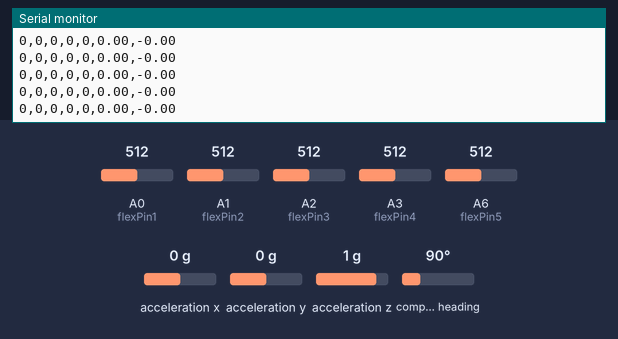
The sketch below on a simulated Arduino Nano, built with avr-gcc and run on an emulated ATmega328P. Parts: the last lines printed to the serial monitor. The inputs (shaded band) are chosen by the test bench; at power-on: A1 (flexPin2) = 512, A3 (flexPin4) = 512, A0 (flexPin1) = 512, A2 (flexPin3) = 512, A6 (flexPin5) = 512, acceleration x 0 g, acceleration y 0 g, acceleration z 1 g, compass heading 90°.

Above: at 11.3 s.
11.4 s: A1 (flexPin2) set to 537
At 12.2 s:
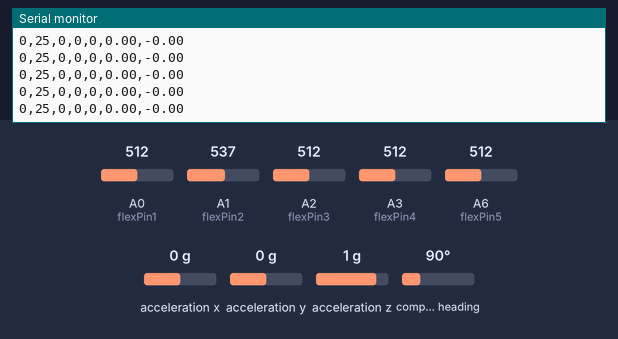
12.9 s: A3 (flexPin4) set to 603
At 13.6 s:
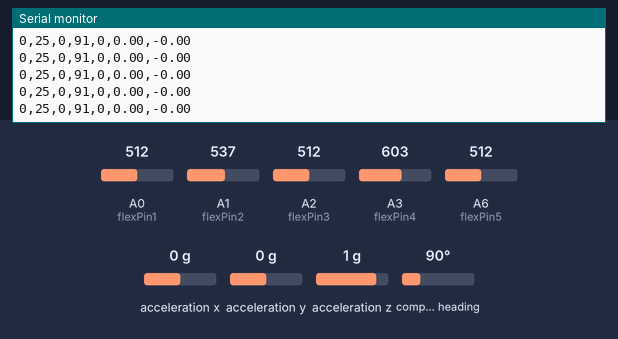
14.4 s: A3 (flexPin4) set to 621
At 15.2 s:
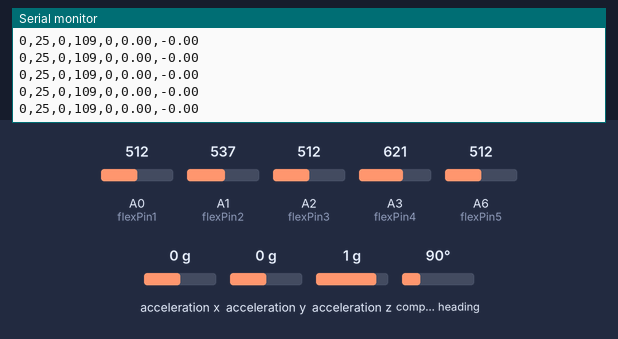
Timing chart, 0 to 16.9 s (numbered marks = the images above; inputs shaded):
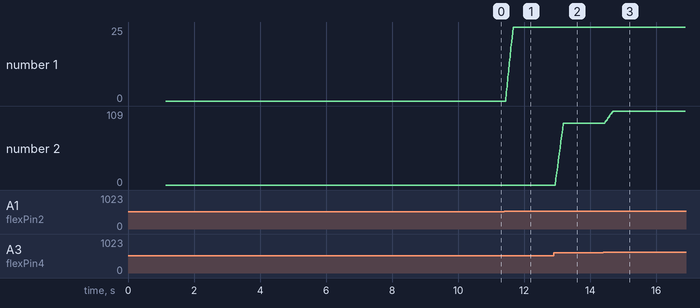

Measured:
- after the input at 11.4 s, the serial monitor: prints a new line after 0.06 s (image 1)
- after the input at 12.9 s, the serial monitor: prints a new line after 0.06 s (image 2)
- after the input at 14.4 s, the serial monitor: prints a new line after 0.06 s (image 3)
- plotted number 1: 0 → 25 after the input at 11.4 s
- plotted number 2: 0 → 91 after the input at 12.9 s, 91 → 109 after the input at 14.4 s

The sketch:

VR_Gloves.ino
```cpp
#include <movingAvg.h>
#include <Adafruit_Sensor.h>
#include <Adafruit_BNO055.h>
#include <utility/imumaths.h>
#include <Wire.h>

Adafruit_BNO055 bno = Adafruit_BNO055(55);

//Constants:
//const int ledPin1 = 2;   //pin 2
//const int ledPin2 = 3;   //pin 3
const int flexPin1 = A0; //pin A0 to read analog input
const int flexPin2 = A1;  //pin A1 to read analog input
const int flexPin3 = A2;  //pin A2 to read analog input
const int flexPin4 = A3;  //pin A3 to read analog input
const int flexPin5 = A6;  //pin A4 to read analog input


//Variables:
int value1; //save analog value for sensor 1
int value2; //save analog value for sensor 2
int value3; //save analog value for sensor 3
int value4; //save analog value for sensor 4
int value5; //save analog value for sensor 5

movingAvg myIndex(10);
movingAvg myThumb(10);
movingAvg myMiddle(10);
movingAvg myRing(10);
movingAvg myPinky(10);

int cal_thumb;
int cal_ind;
int cal_mid;
int cal_ring;
int cal_pin;


void setup(){

 // pinMode(ledPin1, OUTPUT);  //Set pin 2 as 'output'
 // pinMode(ledPin2, OUTPUT);  //Set pin 3 as 'output'


  Serial.begin(9600);       //Begin serial communication
  myIndex.begin();
  myThumb.begin();
  myMiddle.begin();
  myRing.begin();
  myPinky.begin();

  for(int i = 0; i < 100; i++){
    myThumb.reading(analogRead(flexPin1));
    myIndex.reading(analogRead(flexPin2));
    myMiddle.reading(analogRead(flexPin3));
    myRing.reading(analogRead(flexPin4));
    myPinky.reading(analogRead(flexPin5));
  }
  cal_thumb = myThumb.getAvg();
  cal_ind = myIndex.getAvg();
  cal_mid = myMiddle.getAvg();
  cal_ring = myRing.getAvg();
  cal_pin = myPinky.getAvg();
  myThumb.reset();
  myIndex.reset();
  myMiddle.reset();
  myRing.reset();
  myPinky.reset();

  if(!bno.begin())
  {
    /* There was a problem detecting the BNO055 ... check your connections */
    Serial.print("Ooops, no BNO055 detected ... Check your wiring or I2C ADDR!");
    while(1);
  }

  delay(1000);

  bno.setExtCrystalUse(true);
}


void loop(){
  sensors_event_t event;
  bno.getEvent(&event);
  value1 = analogRead(flexPin1) - cal_thumb/*calibrated_full_open*/;         //Read and save analog value from flex sensor 1
  value2 = analogRead(flexPin2) - cal_ind;         //Read and save analog value from flex sensor 2
  value3 = analogRead(flexPin3) - cal_mid;         //Read and save analog value from flex sensor 3
  value4 = analogRead(flexPin4) - cal_ring;         //Read and save analog value from flex sensor 4
  value5 = analogRead(flexPin5) - cal_pin;         //Read and save analog value from flex sensor 5

  Serial.println((String) myThumb.reading(value1) + "," + myIndex.reading(value2) + "," + myMiddle.reading(value3) + "," + myRing.reading(value4) + "," + myPinky.reading(value5) + ","
                  + event.orientation.y + "," + event.orientation.z);
  //Serial.println((String) value1);
  //Serial.println((String) value1 + "," + value2 + "," + value3 + "," + value4 + "," + value5);                 //Print value 1

  delay(10);                          //Small delay

}
```
